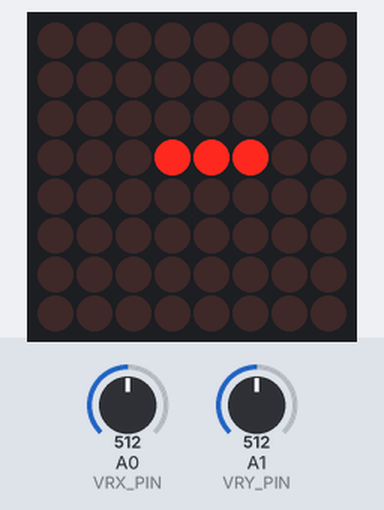
Bench run of a sketch on a simulated Arduino Uno, built with avr-gcc and run on an emulated ATmega328P. Shown: 8×8 LED matrix. The inputs (shaded band) are chosen by the test bench; at power-on: A1 (VRY_PIN) = 512, A0 (VRX_PIN) = 512. Random numbers use the default seed unless the sketch sets one.

Above: at 1.2 s.
1.3 s: A1 (VRY_PIN) set to 690
3.4 s: A1 (VRY_PIN) set to 714
At 3.87 s:
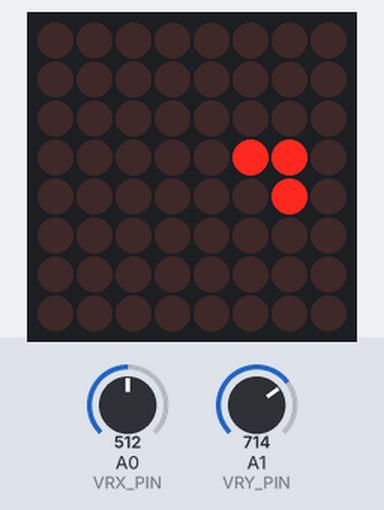
5.8 s: A0 (VRX_PIN) set to 317
8.5 s: A0 (VRX_PIN) set to 285
At 8.99 s:
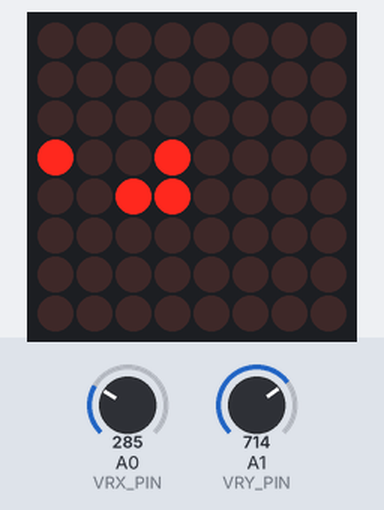
11.5 s: A0 (VRX_PIN) set to 306
At 12.0 s:
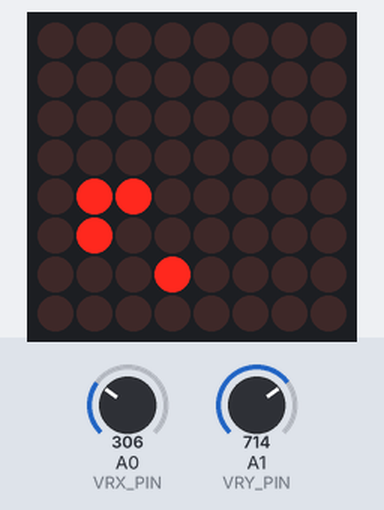
14.5 s: A1 (VRY_PIN) set to 511
At 16.53 s:
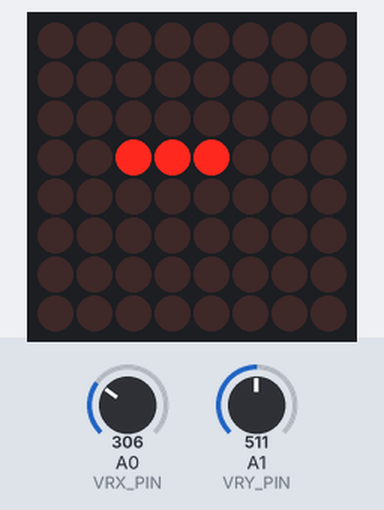

Measured:
- the behaviour switches between 700 and 701 on A1 (VRY_PIN) (found by bisection; images 0 and 1)
- the behaviour switches between 300 and 299 on A0 (VRX_PIN) (found by bisection; images 1 and 2)

The sketch:

arduino_project_snake_game_8x8_led_display_joystick.ino
```cpp
#include <LedControl.h>

// Pins for MAX7219 LED Matrix
const int DIN_PIN = 11;
const int CS_PIN  = 10;
const int CLK_PIN = 13;

// Pins for Joystick
const int VRX_PIN = A0;
const int VRY_PIN = A1;

LedControl lc = LedControl(DIN_PIN, CLK_PIN, CS_PIN, 1);

enum Direction { UP, DOWN, LEFT, RIGHT };
Direction dir = RIGHT;

struct Point {
  int x, y;
};

Point snake[64];
int snakeLength = 3;

Point food;
bool gameOver = false;
unsigned long lastMoveTime = 0;
const int gameSpeed = 300;

void spawnFood() {
  bool valid = false;
  while (!valid) {
    food.x = random(0, 8);
    food.y = random(0, 8);
    valid = true;
    for (int i = 0; i < snakeLength; i++) {
      if (snake[i].x == food.x && snake[i].y == food.y) {
        valid = false;
        break;
      }
    }
  }
}

void resetGame() {
  snakeLength = 3;
  snake[0] = {3, 3};
  snake[1] = {2, 3};
  snake[2] = {1, 3};
  dir = RIGHT;
  gameOver = false;
  spawnFood();
}

void setup() {
  lc.shutdown(0, false);
  lc.setIntensity(0, 5);
  lc.clearDisplay(0);

  randomSeed(analogRead(A2));
  resetGame();
}

void readJoystick() {
  int xVal = analogRead(VRX_PIN);
  int yVal = analogRead(VRY_PIN);

  if (xVal < 300 && dir != RIGHT) dir = LEFT;
  else if (xVal > 700 && dir != LEFT) dir = RIGHT;
  else if (yVal < 300 && dir != DOWN) dir = UP;
  else if (yVal > 700 && dir != UP) dir = DOWN;
}

void updateGame() {
  Point newHead = snake[0];
  if (dir == UP)    newHead.y--;
  if (dir == DOWN)  newHead.y++;
  if (dir == LEFT)  newHead.x--;
  if (dir == RIGHT) newHead.x++;

  if (newHead.x < 0 || newHead.x >= 8 || newHead.y < 0 || newHead.y >= 8) {
    gameOver = true;
    return;
  }

  for (int i = 0; i < snakeLength; i++) {
    if (snake[i].x == newHead.x && snake[i].y == newHead.y) {
      gameOver = true;
      return;
    }
  }

  for (int i = snakeLength - 1; i > 0; i--) {
    snake[i] = snake[i - 1];
  }
  snake[0] = newHead;

  if (newHead.x == food.x && newHead.y == food.y) {
    if (snakeLength < 64) {
      snakeLength++;
    }
    spawnFood();
  }
}

void draw() {
  lc.clearDisplay(0);

  for (int i = 0; i < snakeLength; i++) {
    lc.setLed(0, snake[i].y, snake[i].x, true);
  }

  static bool foodState = true;
  if (millis() % 200 < 100) {
    lc.setLed(0, food.y, food.x, true);
  }
}

void flashGameOver() {
  for (int i = 0; i < 3; i++) {
    for (int r = 0; r < 8; r++) lc.setRow(0, r, 0xFF);
    delay(200);
    lc.clearDisplay(0);
    delay(200);
  }
}

void loop() {
  if (gameOver) {
    flashGameOver();
    resetGame();
    return;
  }

  readJoystick();

  if (millis() - lastMoveTime > gameSpeed) {
    lastMoveTime = millis();
    updateGame();
  }

  draw();
}
```
